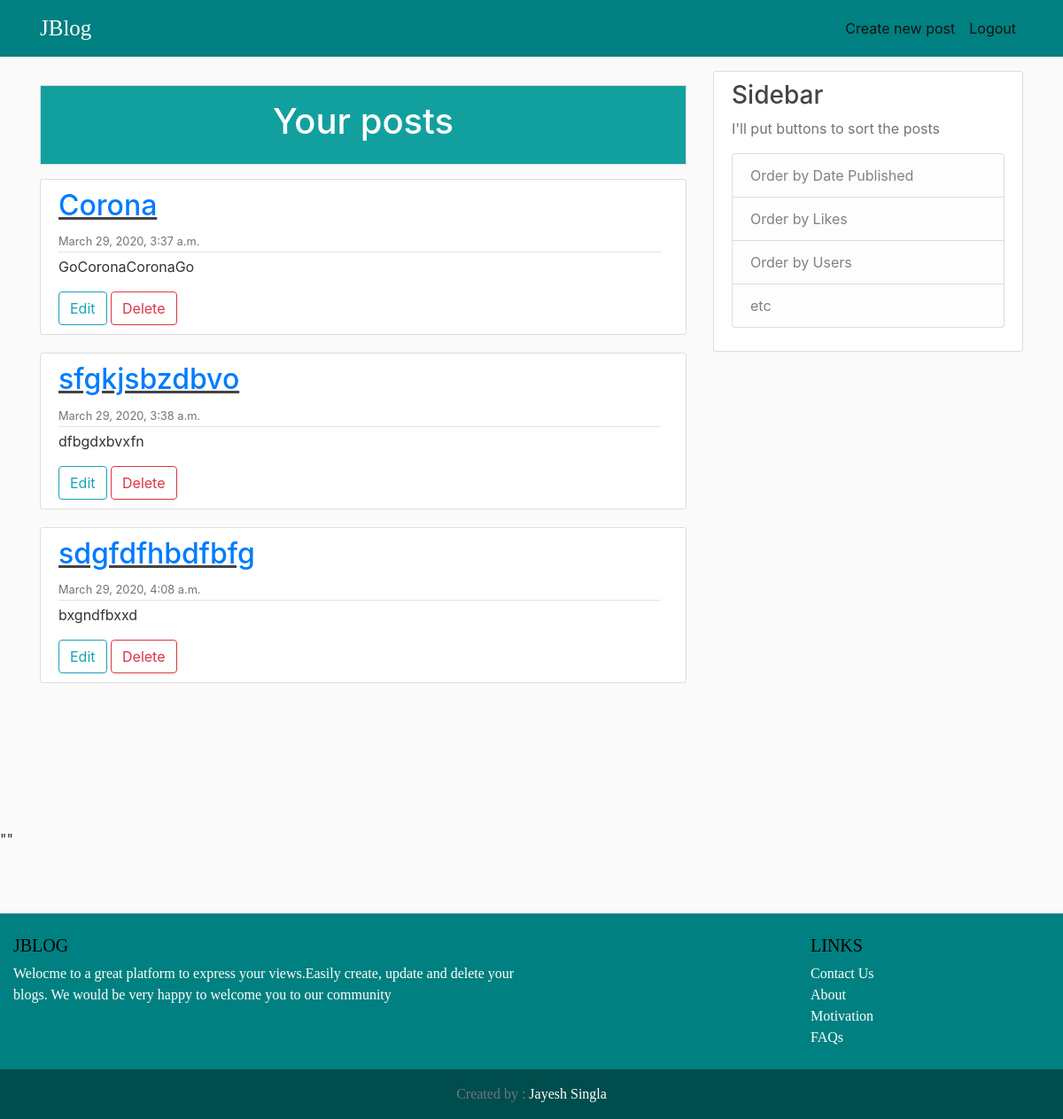
Screenshot of /blog/dashboard/ (signed in) with the database file from the repository.
### blog/models.py (models this page shows, shortened)
class Post(models.Model):
	user=models.ForeignKey(User,on_delete=models.CASCADE)
	title=models.CharField(max_length=100)
	content=models.TextField(max_length=1000)
	likes=models.IntegerField(default=0)
	pub_date=models.DateTimeField(default=timezone.now)

### blog/views.py (the view)
# urls.py: path("dashboard/",views.dashboard,name='dashboard'),
@login_required
def dashboard(request):
	cuser=request.user
	post_list=Post.objects.all().filter(user=cuser)
	return render(request,'blog/dashboard.html',{"post_list":post_list})

### blog/templates/blog/dashboard.html
{% extends "blog/base.html" %}
  {% block navi %}
  {% if user.is_authenticated%}
  <a class="nav-item nav-link" href="{%url 'create'%}">Create new post</a>
  <a class="nav-item nav-link" href="{%url 'logout'%}">Logout</a>
  {%else%}
  <a class="nav-item nav-link" href="{%url 'login'%}">Login</a>
          <a class="nav-item nav-link" href="{%url 'register'%}">Register</a>
  {%endif%}
  {%endblock%}
 {%block body%}
 <div class="container p-3 my-3 border" style="background-color: #12A09F">
  <center>
    <h1 style="color:white;">Your posts</h1>
  </center>
</div>
 	{%if post_list%}
 	{%for post in post_list%}
 <article class="media content-section">
          <div class="media-body">
            <div class="article-metadata mr-2">
              <h2><u><a class="mr-2" href="{%url 'detail' post.id %}">{{ post.title }}</a></u></h2>
              <small class="text-muted">{{ post.pub_date }}</small>
            </div>
            <p class="article-content">{{ post.content }}</p>
             <div >
            <a class="btn btn-outline-info" href="{%url 'update' post.id%}">Edit</a>
            <a class="btn btn-outline-danger" href="{%url 'delete' post.id%}">Delete</a>
          </div>
          </div>
        </article>
 	{%endfor%}
  {%else%}
     <article class="media content-section">
          <div class="media-body">
            <h1><center><a class="btn btn-primary" href="{%url 'create' %}">Create your first post</a></center></h1>
          </div></article>
 	{%endif%}
 {%endblock%}

### blog/static/blog/blog.css (style rules this page uses)
body { background: #fafafa; color: #333333; margin-top: 5rem; }
h1, h2, h3, h4, h5, h6 { color: #444444; }
.site-header .navbar-nav .nav-link { color: #111111; }
.content-section { background: #ffffff; padding: 10px 20px; border: 1px solid #dddddd; border-radius: 3px; margin-bottom: 20px; }
.article-content { white-space: pre-line; }
.article-metadata { padding-bottom: 1px; margin-bottom: 4px; border-bottom: 1px solid #e3e3e3 }

### rows the page displays
Post: title "Corona", pub_date "March 29, 2020, 3:37 a.m.", content "GoCoronaCoronaGo"
Post: title "sfgkjsbzdbvo", pub_date "March 29, 2020, 3:38 a.m.", content "dfbgdxbvxfn"
Post: title "sdgfdfhbdfbfg", pub_date "March 29, 2020, 4:08 a.m.", content "bxgndfbxxd"
